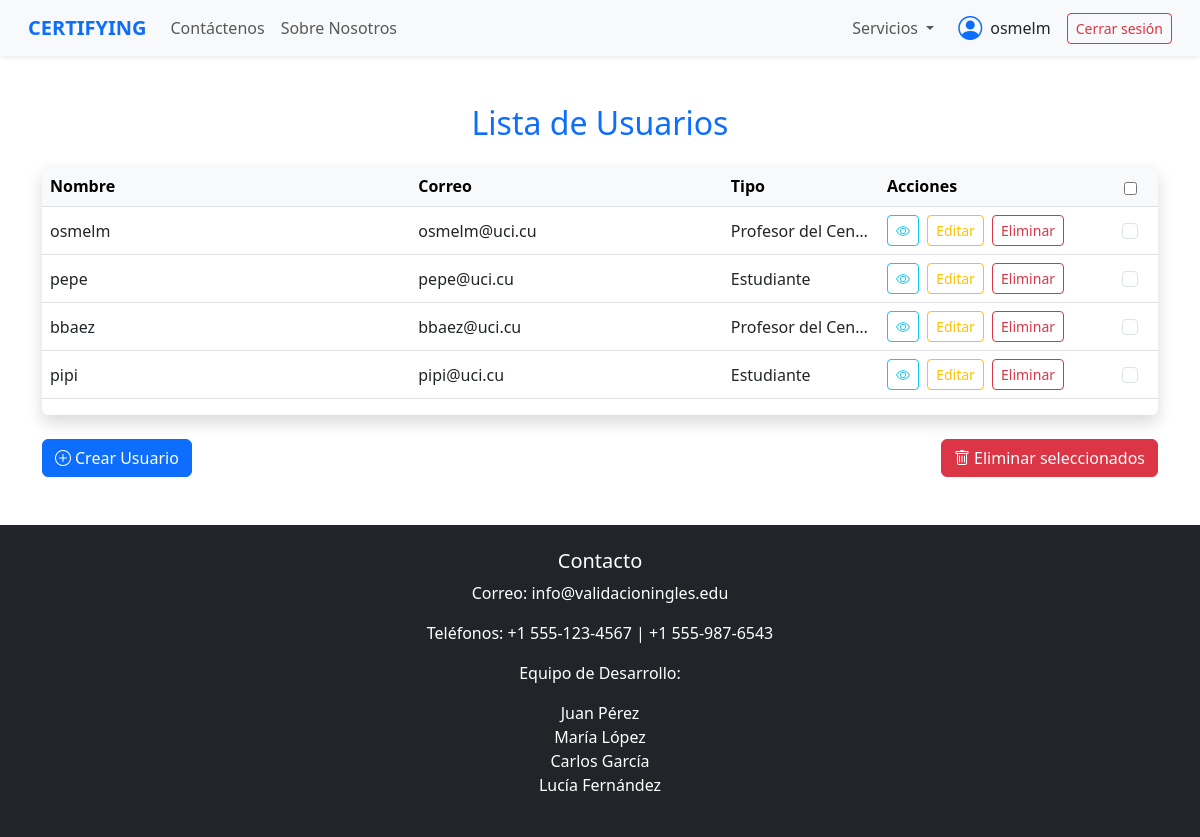
Page /usuarios/ (signed in) on the committed database.
### gestion/models.py (models this page shows, shortened)
class Usuario(AbstractUser):
    TIPO_USUARIO = [
        ('estudiante', 'Estudiante'),
        ('profesor', 'Profesor del Centro')
    ]
    anios =[
        ('1', 'primero'),
        ('2', 'segundo'),
        ('3', 'tercero'),
        ('4', 'cuarto'),
    ]
    tipo_usuario = models.CharField(max_length=20, choices=TIPO_USUARIO)
    facultad = models.CharField(max_length=20)
    grupo = models.CharField(max_length=20,null=True, blank=True)
    anio_escolar = models.CharField(max_length=30, choices=anios, null=True, blank=True)
    carrera = models.CharField(max_length=100,null=True, blank=True)
    curso = models.CharField(max_length=30, blank=True, null=True)
    nivel = models.CharField(max_length=10,null=True, blank=True)
    def es_profesor(self):
        return self.tipo_usuario == 'profesor'

### gestion/vistas/vista_usuario.py (the view)
# urls.py: path('usuarios/', vista_usuario.lista_usuarios, name='lista_usuarios'),
def lista_usuarios(request):
    if not request.user.is_authenticated:
        messages.warning(request, "Debes iniciar sesión para acceder a esta página.")
        return redirect('login')
    if not request.user.es_profesor():
        messages.warning(request, "No tienes permisos para acceder a esta sección.")
        return redirect('pagina_principal')
    usuarios = Usuario.objects.all()
    return render(request, 'usuarios/lista_usuarios.html', {'usuarios': usuarios})

### templates/usuarios/lista_usuarios.html (shortened to what this page needs)
{% extends 'base.html' %}
{% load static %}
{% block content %}
<div class="container my-5">
  <h2 class="mb-4 text-primary text-center">Lista de Usuarios</h2>
  <form id="formEliminarUsuarios" method="post" action="{% url 'eliminar_usuarios_seleccionados' %}">
    <div class="table-responsive shadow rounded">
      <table class="table table-hover align-middle">
        <thead class="table-light">
          <tr>
            <th style="width: 33%;">Nombre</th>
            <th style="width: 28%;">Correo</th>
            <th style="width: 14%;">Tipo</th>
            <th style="width: 20%; min-width: 220px;" class="text-nowrap">Acciones</th>
            <th style="width: 5%;" class="text-center align-middle">
              <input type="checkbox" id="selectAll" title="Seleccionar/Deseleccionar todos" class="align-middle">
            </th>
          </tr>
        </thead>
        <tbody>
          {% for usuario in usuarios %}
          <tr>
            <td class="text-truncate" style="max-width: 220px;">{{ usuario.username }}</td>
            <td class="text-truncate" style="max-width: 180px;">{{ usuario.email }}</td>
            <td class="text-truncate" style="max-width: 100px;">{{ usuario.get_tipo_usuario_display }}</td>
            <td class="text-nowrap" style="min-width: 220px;">
              <a href="{% url 'detalle_usuario' usuario.id %}" class="btn btn-outline-info btn-sm me-1" title="Visualizar">
                <i class="bi bi-eye"></i>
              </a>
              <a href="{% url 'editar_usuario' usuario.id %}" class="btn btn-outline-warning btn-sm me-1">Editar</a>
              <a href="{% url 'eliminar_usuario' usuario.id %}" class="btn btn-outline-danger btn-sm me-1" onclick="return confirm('¿Estás seguro?')">Eliminar</a>
            </td>
            <td class="text-center align-middle">
              <input type="checkbox" name="usuarios_seleccionados" value="{{ usuario.id }}" class="form-check-input usuario-checkbox">
            </td>
          </tr>
          {% endfor %}
        </tbody>
      </table>
    </div>
    <div class="d-flex justify-content-between mt-4">
      <a href="{% url 'crear_usuario' %}" class="btn btn-primary">
        <i class="bi bi-plus-circle me-1"></i>Crear Usuario
      </a>
      <button type="submit" class="btn btn-danger" onclick="return confirmarEliminacion()">
        <i class="bi bi-trash me-1"></i>Eliminar seleccionados
      </button>
    </div>
  </form>
</div>
{% endblock %}

### templates/base.html (shortened to what this page needs)
{% load static %}
<!DOCTYPE html>
<html lang="es">
<head>
    <link rel="stylesheet" href="{% static 'css/bootstrap.min.css' %}">
    <link rel="stylesheet" href="{% static 'css/bootstrap-icons.css' %}">
    <link rel="stylesheet" href="{% static 'css/base.css' %}">
</head>
<body style="margin: 0; padding: 0;">
<nav class="navbar navbar-expand-lg navbar-light bg-light shadow-sm px-3">
  <div class="container-fluid">
    <a class="navbar-brand fw-bold text-primary" href="{% url 'pagina_principal' %}">CERTIFYING</a>
    <div class="collapse navbar-collapse" id="navbarMain">
      <ul class="navbar-nav me-auto mb-2 mb-lg-0">
        <li class="nav-item">
          <a class="nav-link" href="#">Contáctenos</a>
        </li>
        <li class="nav-item">
          <a class="nav-link" href="#">Sobre Nosotros</a>
        </li>
      </ul>
      <ul class="navbar-nav mb-2 mb-lg-0 d-flex align-items-lg-center">
        <li class="nav-item dropdown me-lg-3">
          <a class="nav-link dropdown-toggle" href="#" id="serviciosDropdown" role="button" data-bs-toggle="dropdown" aria-expanded="false">
            Servicios
          </a>
        </li>
        <li class="nav-item d-flex align-items-center me-lg-3">
          <i class="bi bi-person-circle fs-4 text-primary me-2"></i>
          <span class="text-nowrap">{{ request.user.username }}</span>
        </li>
        {% if request.user.is_authenticated %}
        <li class="nav-item">
            <form action="{% url 'logout' %}" method="post"     style="display: inline;">
                <button type="submit" class="btn btn-outline-danger btn-sm">Cerrar sesión</button>
            </form>
        </li>
        {% else %}
        <li class="nav-item">
            <a href="{% url 'login' %}" class="btn btn-outline-primary  btn-sm">Iniciar sesión</a>
        </li>
        {% endif %}
      </ul>
    </div>
  </div>
</nav>
    <main id="main" style="margin: 0; padding: 0; width: 100%">
        {% block content %}
        {% endblock %}
    </main>
    <footer class="text-center mt-5 bg-dark text-white py-4">
        <h5>Contacto</h5>
        <p>Correo: info@validacioningles.edu</p>
        <p>Teléfonos: +1 555-123-4567 | +1 555-987-6543</p>
        <p>Equipo de Desarrollo:</p>
        <ul class="list-unstyled">
            <li>Juan Pérez</li>
            <li>María López</li>
            <li>Carlos García</li>
            <li>Lucía Fernández</li>
        </ul>
    </footer>
</body>
</html>

### static/css/base.css (style rules this page uses)
* { margin: 0; padding: 0; box-sizing: border-box; }
#main { width:100%; }

### rows in the picture
Usuario: user.username "osmelm", username "osmelm", email "osmelm@uci.cu", tipo_usuario "Profesor del Cen…"
Usuario: username "pepe", email "pepe@uci.cu", tipo_usuario "Estudiante"
Usuario: username "bbaez", email "bbaez@uci.cu", tipo_usuario "Profesor del Cen…"
Usuario: username "pipi", email "pipi@uci.cu", tipo_usuario "Estudiante"
